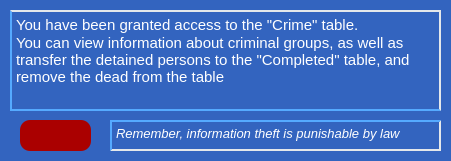
  <widget class="QFrame" name="frame_2">
   <property name="geometry">
    <rect>
     <x>730</x>
     <y>560</y>
     <width>451</width>
     <height>161</height>
    </rect>
   </property>
   <property name="styleSheet">
    <string notr="true">background-color: rgb(51, 100, 191);
border: 5px;
border-color: rgb(51, 100, 191);</string>
   </property>
   <property name="frameShape">
    <enum>QFrame::StyledPanel</enum>
   </property>
   <property name="frameShadow">
    <enum>QFrame::Raised</enum>
   </property>
   <widget class="QTextEdit" name="textEdit_27">
    <property name="geometry">
     <rect>
      <x>10</x>
      <y>10</y>
      <width>431</width>
      <height>101</height>
     </rect>
    </property>
    <property name="styleSheet">
     <string notr="true">border: 2px solid rgb(228, 232, 235);
border-left-color: rgb(85, 170, 255);
border-bottom-color: rgb(85, 170, 255);


</string>
    </property>
    <property name="html">
     <string>&lt;!DOCTYPE HTML PUBLIC &quot;-//W3C//DTD HTML 4.0//EN&quot; &quot;http://www.w3.org/TR/REC-html40/strict.dtd&quot;&gt;
&lt;html&gt;&lt;head&gt;&lt;meta name=&quot;qrichtext&quot; content=&quot;1&quot; /&gt;&lt;style type=&quot;text/css&quot;&gt;
p, li { white-space: pre-wrap; }
&lt;/style&gt;&lt;/head&gt;&lt;body style=&quot; font-family:'MS Shell Dlg 2'; font-size:8.25pt; font-weight:400; font-style:normal;&quot;&gt;
&lt;p style=&quot; margin-top:0px; margin-bottom:0px; margin-left:0px; margin-right:0px; -qt-block-indent:0; text-indent:0px;&quot;&gt;&lt;span style=&quot; font-size:11pt; color:#ffffff;&quot;&gt;You have been granted access to the &amp;quot;Crime&amp;quot; table.&lt;/span&gt;&lt;/p&gt;
&lt;p style=&quot; margin-top:0px; margin-bottom:0px; margin-left:0px; margin-right:0px; -qt-block-indent:0; text-indent:0px;&quot;&gt;&lt;span style=&quot; font-size:11pt; color:#ffffff;&quot;&gt;You can view information about criminal groups, as well as transfer the detained persons to the &amp;quot;Completed&amp;quot; table, and remove the dead from the table&lt;/span&gt;&lt;/p&gt;&lt;/body&gt;&lt;/html&gt;</string>
    </property>
   </widget>
   <widget class="QTextEdit" name="textEdit_28">
    <property name="geometry">
     <rect>
      <x>110</x>
      <y>120</y>
      <width>331</width>
      <height>31</height>
     </rect>
    </property>
    <property name="styleSheet">
     <string notr="true">border: 2px solid rgb(51, 100, 191);
border-top-color:  rgb(85, 170, 255);
border-right-color: rgb(228, 232, 235);
border-left-color:  rgb(85, 170, 255);
border-bottom-color: rgb(228, 232, 235);

</string>
    </property>
    <property name="html">
     <string>&lt;!DOCTYPE HTML PUBLIC &quot;-//W3C//DTD HTML 4.0//EN&quot; &quot;http://www.w3.org/TR/REC-html40/strict.dtd&quot;&gt;
&lt;html&gt;&lt;head&gt;&lt;meta name=&quot;qrichtext&quot; content=&quot;1&quot; /&gt;&lt;style type=&quot;text/css&quot;&gt;
p, li { white-space: pre-wrap; }
&lt;/style&gt;&lt;/head&gt;&lt;body style=&quot; font-family:'MS Shell Dlg 2'; font-size:8.25pt; font-weight:400; font-style:normal;&quot;&gt;
&lt;p style=&quot; margin-top:0px; margin-bottom:0px; margin-left:0px; margin-right:0px; -qt-block-indent:0; text-indent:0px;&quot;&gt;&lt;span style=&quot; font-size:10pt; font-style:italic; color:#ffffff;&quot;&gt;Remember, information theft is punishable by law&lt;/span&gt;&lt;/p&gt;&lt;/body&gt;&lt;/html&gt;</string>
    </property>
   </widget>
   <widget class="QPushButton" name="exit_Button">
    <property name="geometry">
     <rect>
      <x>20</x>
      <y>120</y>
      <width>71</width>
      <height>31</height>
     </rect>
    </property>
    <property name="cursor">
     <cursorShape>PointingHandCursor</cursorShape>
    </property>
    <property name="styleSheet">
     <string notr="true">QPushButton{
background-color:rgb(170, 0, 0);
border-radius: 10px;
} 

QPushButton:hover
{
background-color: rgb(144, 0, 0);
 }

QPushButton:pressed
{
padding-top: 3px;
 background-color:rgb(121, 0, 0);
}
</string>
    </property>
    <property name="text">
     <string/>
    </property>
    <property name="icon">
     <iconset>
      <normaloff>../../../Python projects/PicturesForApps/picForButton3.png</normaloff>../../../Python projects/PicturesForApps/picForButton3.png</iconset>
    </property>
    <property name="iconSize">
     <size>
      <width>25</width>
      <height>25</height>
     </size>
    </property>
   </widget>
  </widget>
